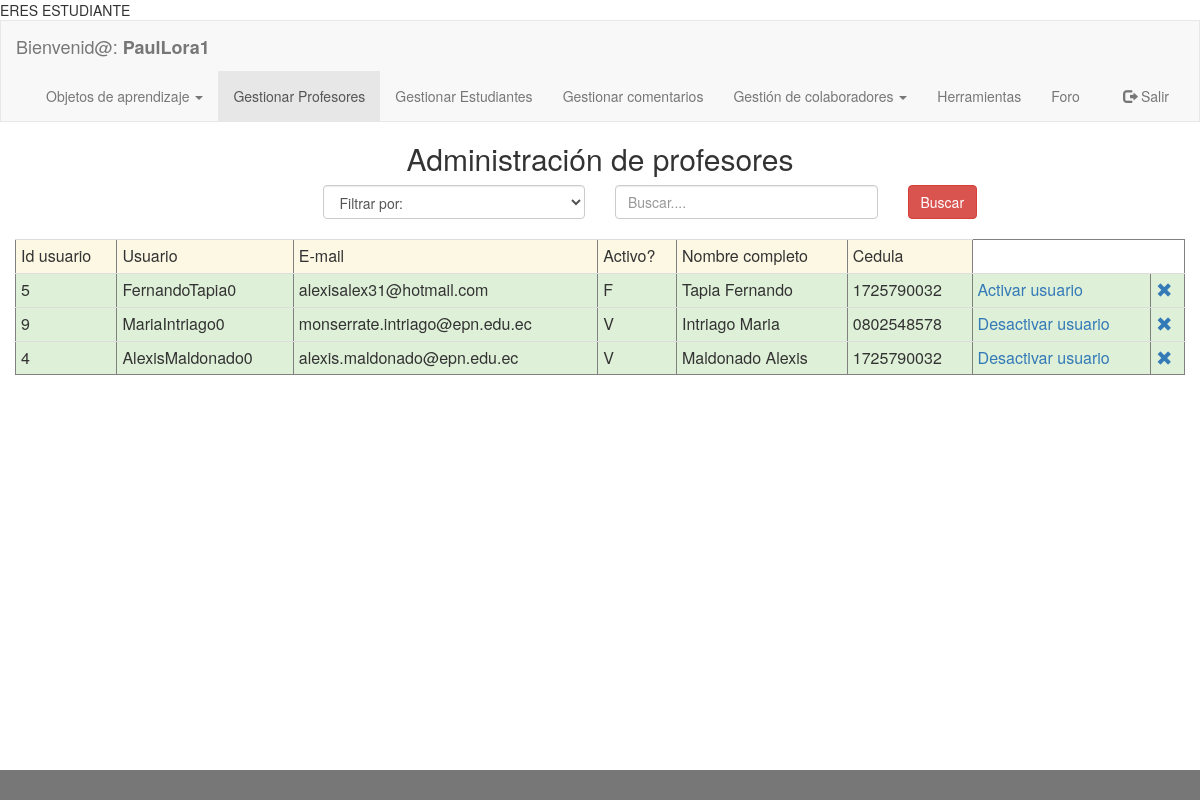
Page /aplicacion/modulos_administrador/adm_buscar_profesores.php (signed in) on the committed database.
### tables this page shows
CREATE TABLE `profesor` (
  `idprofesor` int(11) NOT NULL,
  `ci` varchar(10) DEFAULT NULL,
  `nombres` varchar(45) DEFAULT NULL,
  `apellidos` varchar(45) DEFAULT NULL,
  `id_departamento` int(11) DEFAULT NULL,
  `id_facultad` int(11) DEFAULT NULL,
  `mail` varchar(45) DEFAULT NULL,
  `id_usuario` int(11) DEFAULT NULL,
  `fecha_nacimiento` varchar(45) DEFAULT NULL,
  `genero` varchar(1) DEFAULT NULL,
  `ciudad` varchar(10) DEFAULT NULL,
  `domicilio` varchar(60) DEFAULT NULL,
  `celular` varchar(15) DEFAULT NULL,
  `convencional` varchar(15) DEFAULT NULL
);

CREATE TABLE `usuario` (
  `idUsuario` int(11) NOT NULL,
  `usuario` varchar(45) DEFAULT NULL,
  `contrasenia` varchar(45) DEFAULT NULL,
  `tipo_usuario` varchar(3) DEFAULT NULL,
  `activo` varchar(1) DEFAULT NULL,
  `cambio_de_clave` varchar(1) DEFAULT NULL,
  `foto` varchar(45) DEFAULT ''
);

### aplicacion/modulos_administrador/adm_buscar_profesores.php (the view, shortened to what this page needs)
<!DOCTYPE html PUBLIC "-//W3C//DTD XHTML 1.0 Transitional//EN" "http://www.w3.org/TR/xhtml1/DTD/xhtml1-transitional.dtd">
<html xmlns="http://www.w3.org/1999/xhtml" lang="es">
    <head>
        <link rel="stylesheet" href="../../plugins/bootstrap/css/bootstrap.min.css"></link>
    </head>
    <body>
        <?php include './navbar_adm_profesores.php'; ?>
        <div class="container-fluid text-center">
            <div class="row content">
                <div class="col-sm-12 text-center">
                    <h2> Administración de profesores</h2>
                    <form onsubmit="return validar_busqueda_cedula()" action="../modulos_administrador/adm_ejecutar_buscar_profesores.php" method="post" enctype="multipart/form-data">
                        <div class="col-md-3">
                        </div>
                        <div class="col-md-3 text-left ">
                            <select class= "form-control" name="tipo_criterio" dir="ltr" required id="select_criterio">
                                <option value="">Filtrar por:</option>
                            </select></br>
                        </div>
                        <div class="col-md-3 text-center">
                            <input type="text" class="form-control" id="criterio_busqueda" placeholder="Buscar...." name="criterio_busqueda" required></br>
                        </div>
                        <div class="col-md-3 text-left">
                            <button id="registrar" type="submit" class="btn btn-danger">Buscar</button>
                        </div>
                    </form>
                    <?php
                    $statement = ("select u.*,p.nombres, p.apellidos, p.ci, p.mail from usuario as u, profesor as p where u.idUsuario=p.id_usuario order by activo");
                    $conexion = new Conexion();
                    $consulta = $conexion->prepare($statement);
                    $consulta->setFetchMode(PDO::FETCH_ASSOC);
                    $consulta->execute();
                    echo '<table border ="1|1" class="table table-condensed";>';
                    echo '<tr class="warning">';
                    echo '<td>Id usuario</td>';
                    echo '<td>Usuario</td>';
                    echo '<td>E-mail</td>';
                    echo '<td>Activo?</td>';
                    echo '<td>Nombre completo</td>';
                    echo '<td>Cedula</td>';
                    echo "</tr>";
                    if ($consulta->rowCount() != 0) {
                        while ($row = $consulta->fetch()) {
                            echo '<tr class="success">';
                            echo '<td>' . $row['idUsuario'] . '</td>';
                            echo '<td>' . $row['usuario'] . '</td>';
                            echo '<td>' . $row['mail'] . '</td>';
                            echo '<td>' . $row['activo'] . '</td>';
                            echo '<td>' . $row['apellidos'] . '  ' . $row['nombres'] . '</td>';
                            echo '<td>' . $row['ci'] . '</td>';
                            if ($row['activo'] == 'V') {
                                echo '<td><a href="adm_buscar_profesores.php?id=' . $row['idUsuario'] . '&id_gestion=1">Desactivar usuario</a></td>';
                            } else {
                                echo '<td><a href="adm_buscar_profesores.php?id=' . $row['idUsuario'] . '&id_gestion=2&mail=' . $row['mail'] . '&usuario=' . $row['usuario'] . '&contrasenia=' . $row['contrasenia'] . '">Activar usuario</a></td>';
                            }
                            echo "<td><a onClick=\"javascript: return confirm('Realmente desea eliminar el profesor seleccionado? Se eliminarán todos los objetos de aprendizaje asociados al mismo.');\" href='adm_buscar_profesores.php?id=" . $row['idUsuario'] . "&id_gestion=3'><span class='glyphicon glyphicon-remove'></a></td>";
                            echo '</tr>';
                        }
                    }
                    echo '</table>';
                    ?>
                </div>
            </div>
        </div></br></br></br>
        <footer class="label-default container-fluid text-center">
        </footer>
    </body>
</html>

### aplicacion/modulos_administrador/navbar_adm_profesores.php (shortened to what this page needs)
<nav class="navbar navbar-default">
    <div class="container-fluid">
        <div class="navbar-header">
            <a class="navbar-brand" href="#">Bienvenid@: <strong><?php echo $_SESSION['usuario'] ?></strong></a>
        </div>
        <div class="collapse navbar-collapse" id="myNavbar">
            <ul class="nav navbar-nav">
                <li class="dropdown">
                    <a class="dropdown-toggle" data-toggle="dropdown" href="#">Objetos de aprendizaje
                        <span class="caret"></span></a>
                </li>
                <li class="active"><a href="adm_buscar_profesores.php">Gestionar Profesores</a></li>
                <li ><a href="adm_buscar_estudiantes.php">Gestionar Estudiantes</a></li>
                <li><a href="adm_comentarios_todos.php">Gestionar comentarios</a></li>
                <li class="dropdown">
                    <a class="dropdown-toggle" data-toggle="dropdown" href="#">Gestión de colaboradores
                        <span class="caret"></span></a>
                </li>
                <li><a href="adm_herramientas.php">Herramientas</a></li>
               <li><a href="../modulos_comunes/modulo_foro/index.php">Foro</a></li>
            </ul>
            <ul class="nav navbar-nav navbar-right">
                <li><a href="../../aplicacion/desconectar_sesion.php"><span class="glyphicon glyphicon-log-out"></span> Salir</a></li>
            </ul>
        </div>
    </div>
</nav>

### aplicacion/modulos_administrador/adm_buscar_profesores.php (style rules this page uses)
.navbar { margin-bottom: 0; border-radius: 0; }
.row.content { height: 390px }
html { min-height: 100%; position: relative; }
body { margin:0; margin-bottom: 40px; }
footer { background-color: #555; color: white; padding: 15px; position: absolute; bottom: 0; width: 100%; }
.table > tbody > tr > td { vertical-align: middle; }

### rows in the picture
profesor: id_usuario.idUsuario "5", id_usuario.usuario "FernandoTapia0", mail "alexisalex31@hotmail.com", id_usuario.activo "F", apellidos "Tapia", nombres "Fernando", ci "1725790032"
profesor: id_usuario.idUsuario "9", id_usuario.usuario "MariaIntriago0", mail "monserrate.intriago@epn.edu.ec", id_usuario.activo "V", apellidos "Intriago", nombres "Maria", ci "0802548578"
profesor: id_usuario.idUsuario "4", id_usuario.usuario "AlexisMaldonado0", mail "alexis.maldonado@epn.edu.ec", id_usuario.activo "V", apellidos "Maldonado", nombres "Alexis", ci "1725790032"

### other values in the picture
$_SESSION['usuario'] "PaulLora1"
